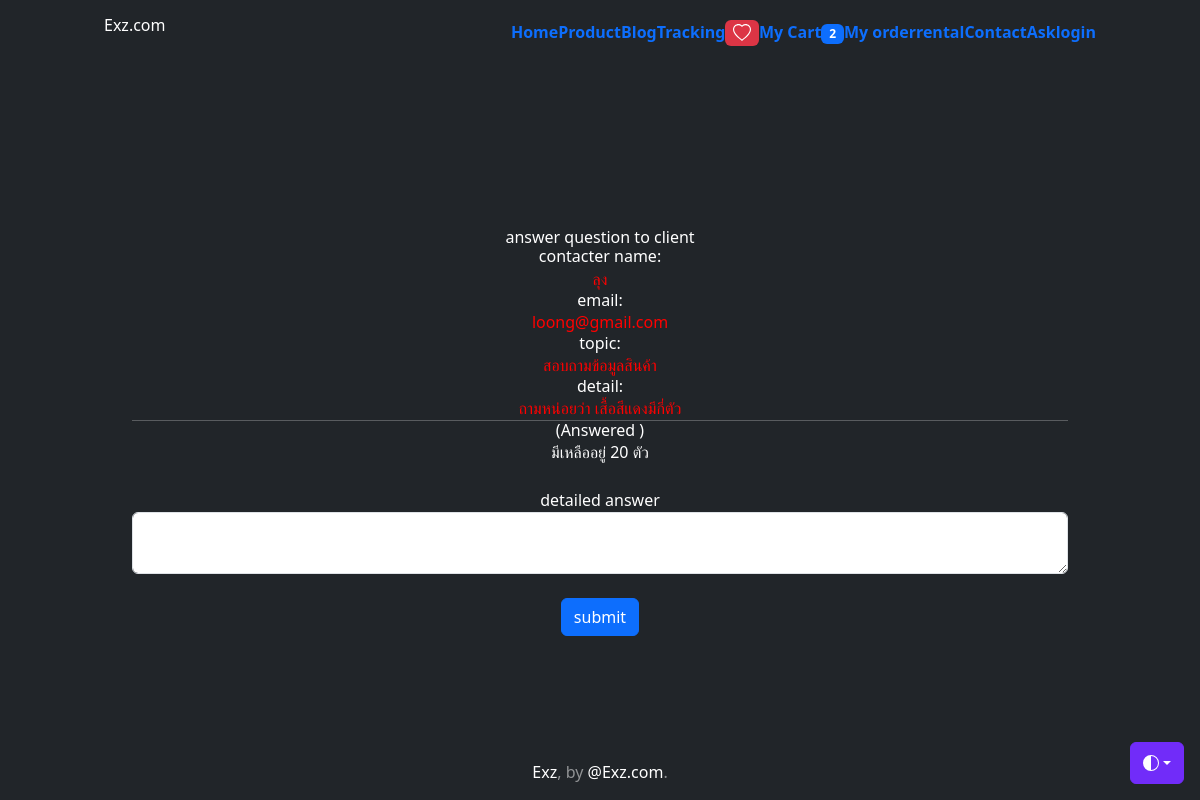
/answer/1 (signed in), run on the app's committed database.
### myapp/models.py (models this page shows, shortened)
class Profile(models.Model):
    user = models.OneToOneField(User,on_delete=models.CASCADE)
    photo = models.ImageField(upload_to='profile_photo',null=True, blank=True)
    usertype = models.CharField(max_length=100,default='member')
    interested_in = models.CharField(max_length=100,null=True, blank=True)
    facebook = models.CharField(max_length=100,default='No Facebook')
    address = models.TextField(null=True, blank=True)
    tel = models.CharField(max_length=100,null=True,blank=True)
    cart_quantity = models.IntegerField(default=0)

class AskQA(models.Model):
    name = models.CharField(max_length=100, verbose_name='ชื่อผู้ติดต่อ')
    email = models.CharField(max_length=100,null=True,blank=True, verbose_name='อีเมล')
    title = models.CharField(max_length=100,null=True,blank=True, verbose_name='หัวข้อ')
    detail = models.TextField(null=True,blank=True, verbose_name='รายละเอียด')
    detail_answer = models.TextField(null=True,blank=True, verbose_name='คำตอบ')

### myapp/views.py (the view)
# urls.py: path("answer/<int:askid>", Answer, name="answer"),
@login_required
def Answer(request, askid):
    record = AskQA.objects.get(id=askid)
    if request.method == "POST":
        data = request.POST.copy()
        detail_answer = data.get("detail_answer")
        record.detail_answer = detail_answer
        record.save()
    context = {"record": record}
    return render(request, "myapp/answer.html", context)

### myapp/templates/myapp/answer.html (shortened to what this page needs)
{% extends 'myapp/base.html' %}
{% block content %}
 <br><br>
<h1>answer question to client </h1>
<div class="container">
   <center>
    <h3>contacter name:  </h3>
    <p style= "color:red ;">{{record.name}}</p>
    <h3>email:</h3>
    <p style= "color:red ;">{{record.email}}</p>
    <h3>topic:</h3>
    <p style= "color:red ;">{{record.title}}</p>
    <h3>detail:</h3>
    <p style= "color:red ;">{{record.detail}}</p>
    <hr>
    {% if record.detail_answer %}
         <h3> (Answered )</h3>
         <p>{{ record.detail_answer}}</p><br>
    {% endif %}
   </center>
</div>
<div class="container">
    <form method="POST">
  <div class="form-group">
        <label for="detail">detailed answer</label>
        <textarea class="form-control" row="5" id="detail_answer" name="detail_answer" ></textarea>
  </div> <br>
            <button type="submit" class="btn btn-primary"> submit </button>
    </form>
</div>
{% endblock content %}

### myapp/templates/myapp/base.html (shortened to what this page needs)
<!doctype html>
<html lang="en" class="h-100" data-bs-theme="auto">
  <head><script src="https://getbootstrap.com/docs/5.3/assets/js/color-modes.js"></script>
    <link rel="stylesheet" href="https://cdn.jsdelivr.net/npm/@docsearch/css@3">
<link href="https://getbootstrap.com/docs/5.3/dist/css/bootstrap.min.css" rel="stylesheet">
    <link href="https://cdn.jsdelivr.net/npm/tailwindcss@2.2.19/dist/tailwind.min.css" rel="stylesheet">
    <link href="https://getbootstrap.com/docs/5.3/examples/cover/cover.css" rel="stylesheet">
  </head>
  <body class="d-flex h-100 text-center text-bg-dark">
    <div class="dropdown position-fixed bottom-0 end-0 mb-3 me-3 bd-mode-toggle">
      <button class="btn btn-bd-primary py-2 dropdown-toggle d-flex align-items-center"
              id="bd-theme"
              type="button"
              aria-expanded="false"
              data-bs-toggle="dropdown"
              aria-label="Toggle theme (auto)">
        <svg class="bi my-1 theme-icon-active" width="1em" height="1em"><use href="#circle-half"></use></svg>
      </button>
    </div>
<div class="container d-flex w-100 h-100 p-3 mx-auto flex-column">
  <header class="mb-auto">
    <div>
      <h1 class="float-md-start mb-0">Exz.com</h1>
      <nav class="nav nav-masthead justify-content-center float-md-end">
        {% block menubar %}
        <a class="nav-link fw-bold py-1 px-0" aria-current="page" href="{% url 'home' %}">Home</a>
        <a class="nav-link fw-bold py-1 px-0" href="{% url 'all-product' %}">Product</a>
        <a class="nav-link fw-bold py-1 px-0" href="{% url 'post' %}">Blog</a>
        <a class="nav-link fw-bold py-1 px-0" href="{% url 'tracking' %}">Tracking</a>
        {% if user.is_authenticated and user.profile.usertype == 'member' %}
        <a class="nav-link fw-bold py-1 px-0" href="{% url 'wishlist-page' %}"><span class="badge bg-danger">
          </span>
        </a>
          <a class="nav-link fw-bold py-1 px-0" href="{% url 'my-cart' %}">My Cart<span class="badge bg-primary"><font color="white">{{user.profile.cart_quantity}}</font></span></a>
          <a class="nav-link fw-bold py-1 px-0" href="{% url 'cart-order-product' %}">My order</a>
          <a class="nav-link fw-bold py-1 px-0" href="{% url 'all-machine-page' %}">rental </a>
        {% endif %}
        <a class="nav-link fw-bold py-1 px-0" href="{% url 'contact' %}">Contact</a>
        <a class="nav-link fw-bold py-1 px-0" href="{% url 'ask' %}">Ask</a>
          <a class="nav-link fw-bold py-1 px-0" href="{% url 'login' %}">login</a>
        {% endblock menubar %}
      </nav>
    </div>
  </header>
  <main class="px-3 container d-flex w-100 mx-auto flex-column">
    {% block content %}{% endblock content %}
  </main>
  <footer class="mt-auto text-white-50">
    <p><a href="https://facebook.com/Exz" class="text-white">Exz</a>, by <a href="https://x.com/UncleEngineer" class="text-white">@Exz.com</a>.</p>
  </footer>
</div>
    </body>
</html>

### myapp/templates/myapp/base.html (style rules this page uses)
.bi { vertical-align: -.125em; fill: currentColor; }
.btn-bd-primary { --bd-violet-bg: #712cf9; --bd-violet-rgb: 112.520718, 44.062154, 249.437846; --bs-btn-font-weight: 600; --bs-btn-color: var(--bs-white); --bs-btn-bg: var(--bd-violet-bg); --bs-btn-border-color: var(--bd-violet-bg); --bs-btn-hover-color: var(--bs-white); --bs-btn-hover-bg: #6528e0; --bs-btn-hover-border-color: #6528e0; --bs-btn-focus-shadow-rgb: var(--bd-violet-rgb); --bs-btn-active-color: var(--bs-btn-hover-color); --bs-btn-active-bg: #5a23c8; --bs-btn-active-border-color: #5a23c8; }
.bd-mode-toggle { z-index: 1500; }

### data on the page
AskQA: name "ลุง", email "loong@gmail.com", title "สอบถามข้อมูลสินค้า", detail "ถามหน่อยว่า เสื้อสีแดงมีกี่ตัว", detail_answer "มีเหลืออยู่ 20 ตัว"

### other printed values
{{ user.profile.cart_quantity }} "2"
